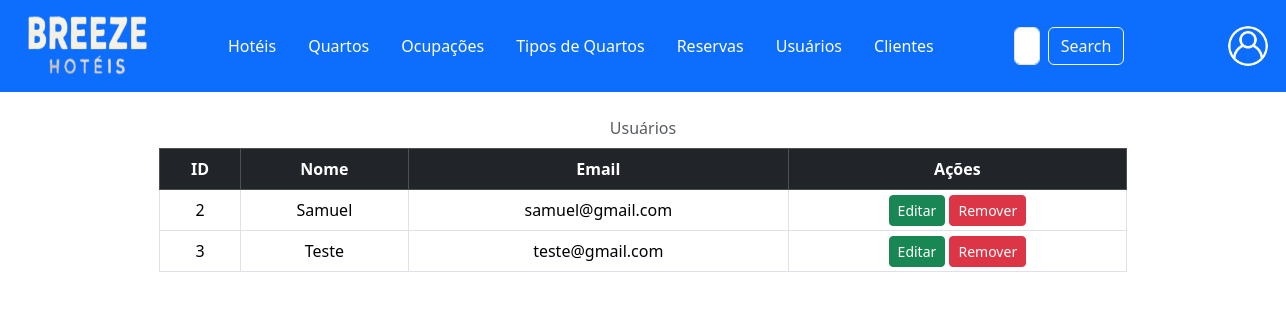
/codes/pages/adm/read/usuarios.php, run on an earlier commit of the app's database.
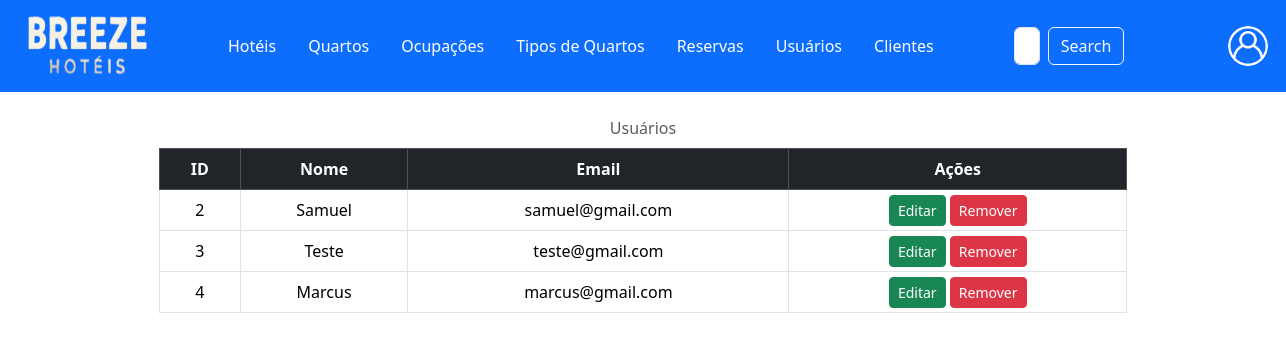
And on a later commit of the database.
### tables this page shows
CREATE TABLE `usuarios` (
  `idusuarios` int(11) NOT NULL,
  `nome` varchar(255) NOT NULL,
  `email` varchar(255) NOT NULL,
  `senha` varchar(255) NOT NULL
);

### codes/pages/adm/read/usuarios.php (the view, shortened to what this page needs)
<?php
include __DIR__ . "/../../../conn/conn.php";
?>
<!DOCTYPE html>
<html lang="pt-br">
<head>
    <link href="https://cdn.jsdelivr.net/npm/bootstrap@5.3.5/dist/css/bootstrap.min.css" rel="stylesheet">
    <link href="/breeze/codes/css/hospedes.css" rel="stylesheet">
</head>
<body>
  <header class="bg-primary py-2">
    <nav class="navbar navbar-expand-lg navbar-dark bg-primary">
      <div class="container-fluid">
        <div class="d-flex justify-content-left align-items-left mx-3">
          <img src="/breeze/images/logob.png" height="60" width="120"/>
        </div>
        <div class="collapse navbar-collapse align-items-center ms-5" id="navbarSupportedContent">
          <ul class="navbar-nav mb-2 mb-lg-0">
            <li class="nav-item dropdown">
              <a class="nav-link dropdown-toggle color mx-2" href="#" role="button" data-bs-toggle="dropdown" aria-expanded="false"> Hotéis </a>
            </li>
            <li class="nav-item dropdown">
              <a class="nav-link dropdown-toggle color mx-2" href="#" role="button" data-bs-toggle="dropdown" aria-expanded="false"> Quartos </a>
            </li>
            <li class="nav-item dropdown">
              <a class="nav-link dropdown-toggle color mx-2" href="#" role="button" data-bs-toggle="dropdown" aria-expanded="false"> Ocupações </a>
            </li>
            <li class="nav-item dropdown">
              <a class="nav-link dropdown-toggle color mx-2" href="#" role="button" data-bs-toggle="dropdown" aria-expanded="false"> Tipos de Quartos </a>
            </li>
            <li class="nav-item dropdown">
              <a class="nav-link dropdown-toggle color mx-2" href="#" role="button" data-bs-toggle="dropdown" aria-expanded="false"> Reservas </a>
            </li>
            <li class="nav-item dropdown">
              <a class="nav-link dropdown-toggle color mx-2" href="#" role="button" data-bs-toggle="dropdown" aria-expanded="false"> Usuários </a>
            </li>
            <li class="nav-item dropdown me-3">
              <a class="nav-link dropdown-toggle color mx-2" href="#" role="button" data-bs-toggle="dropdown" aria-expanded="false"> Clientes </a>
            </li>
          </ul>
          <form class="d-flex mx-5" role="search">
            <input class="form-control me-2" type="search" placeholder="Search" aria-label="Search">
            <button class="btn btn-outline-light" type="submit">Search</button>
          </form>
          <ul class="navbar-nav ms-5">
            <li class="nav-item dropdown">
              <a class="nav-link dropdown-toggle" href="#" id="userDropdown" role="button" data-bs-toggle="dropdown"
                aria-haspopup="true" aria-expanded="false">
                <img src="/breeze/images/login.png" width="40" height="40" class="rounded-circle" alt="User">
              </a>
            </li>
          </ul>
        </div>
      </div>
    </nav>
  </header>
  <main class="w-100 m-auto form-container">
    <table class="table table-bordered align-middle caption-top mb-0">
      <thead class="table-dark text-center">
        <tr>
          <th class="sortable"> ID </th>
          <th class="sortable"> Nome </th>
          <th class="sortable"> Email </th>
          <th> Ações </th>
        </tr>
      </thead>
      <tbody>
        <?php
          try {
            $sql = "SELECT u.idusuarios, u.nome, u.email
                    FROM usuarios u";
            $stmt = $conn->prepare($sql);
            if ($stmt->execute()) {
                $usurios = $stmt->fetchAll(PDO::FETCH_ASSOC);
            } else {
                $usurios = [];
            }
            if ($usurios) {
              foreach ($usurios as $row) {
                echo '<tr class="text-center align-middle">
                        <td>'.$row["idusuarios"].'</td>
                        <td>'.$row["nome"].'</td>
                        <td>'.$row["email"].'</td>
                        <td class="p-1">
                          <button class="btn btn-success btn-sm w-49 btn-editar" data-id="' . htmlspecialchars($row["idusuarios"]) . '" data-bs-toggle="modal" data-bs-target="#modalEditar">
                            Editar
                          </button>
                          <button class="btn btn-danger btn-sm w-49" onclick="removerHospede('.$row["idusuarios"].')">
                            Remover
                          </button>
                        </td>
                      </tr>';
            }
            } else {
                echo "<tr><td colspan='4' class='text-center'>Nenhum hóspede cadastrado.</td></tr>";
            }
        } catch (PDOException $e) {
            echo "<tr><td colspan='4' class='text-danger'>Erro ao buscar hóspedes: " . $e->getMessage() . "</td></tr>";
        }
        ?>
      </tbody>
      <caption class="text-center"> Usuários </caption>
    </table>
  </main>
</body>
</html>

What changed in the data, as far as the page shows it:
added usuarios: idusuarios "4", nome "Marcus", email "marcus@gmail.com"
